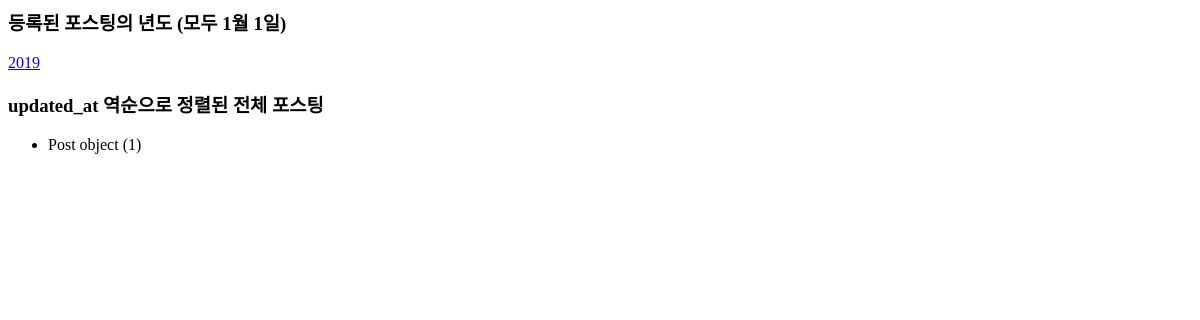
Page /blog/archive/ on the earlier database version.
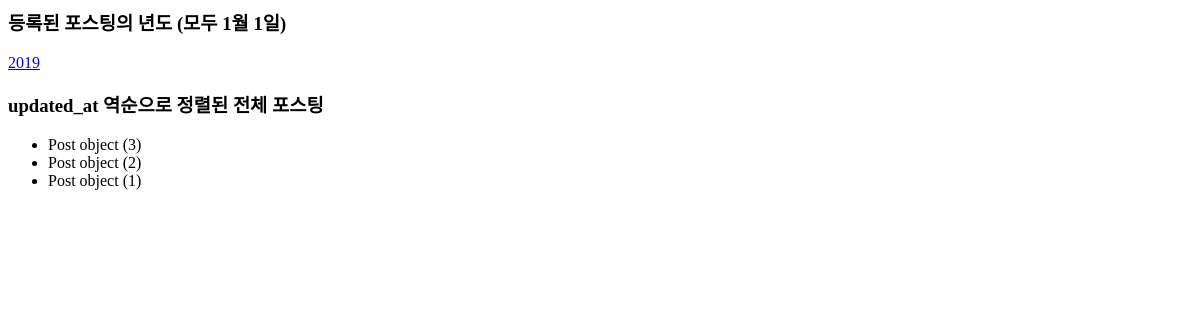
Same page on the later database version.
### blog/models.py (models this page shows, shortened)
class Post(models.Model):
    title = models.CharField(max_length=100)
    content = models.TextField()
    updated_at = models.DateTimeField(auto_now=True)

### blog/templates/blog/post_archive.html
<h3>등록된 포스팅의 년도 (모두 1월 1일)</h3>
{% for date in date_list %}
    <a href="{% url "blog:post_archive_year" date|date:"Y" %}">
     {{ date|date:"Y" }}
    </a>
{% endfor %}
<h3>updated_at 역순으로 정렬된 전체 포스팅</h3>
<ul>
     {% for post in latest %}
    <li>
     {{ post }}
     </li>
     {% endfor %}
</ul>

Differences in the rows shown:
added Post: id "Post object (3)"
added Post: id "Post object (2)"
